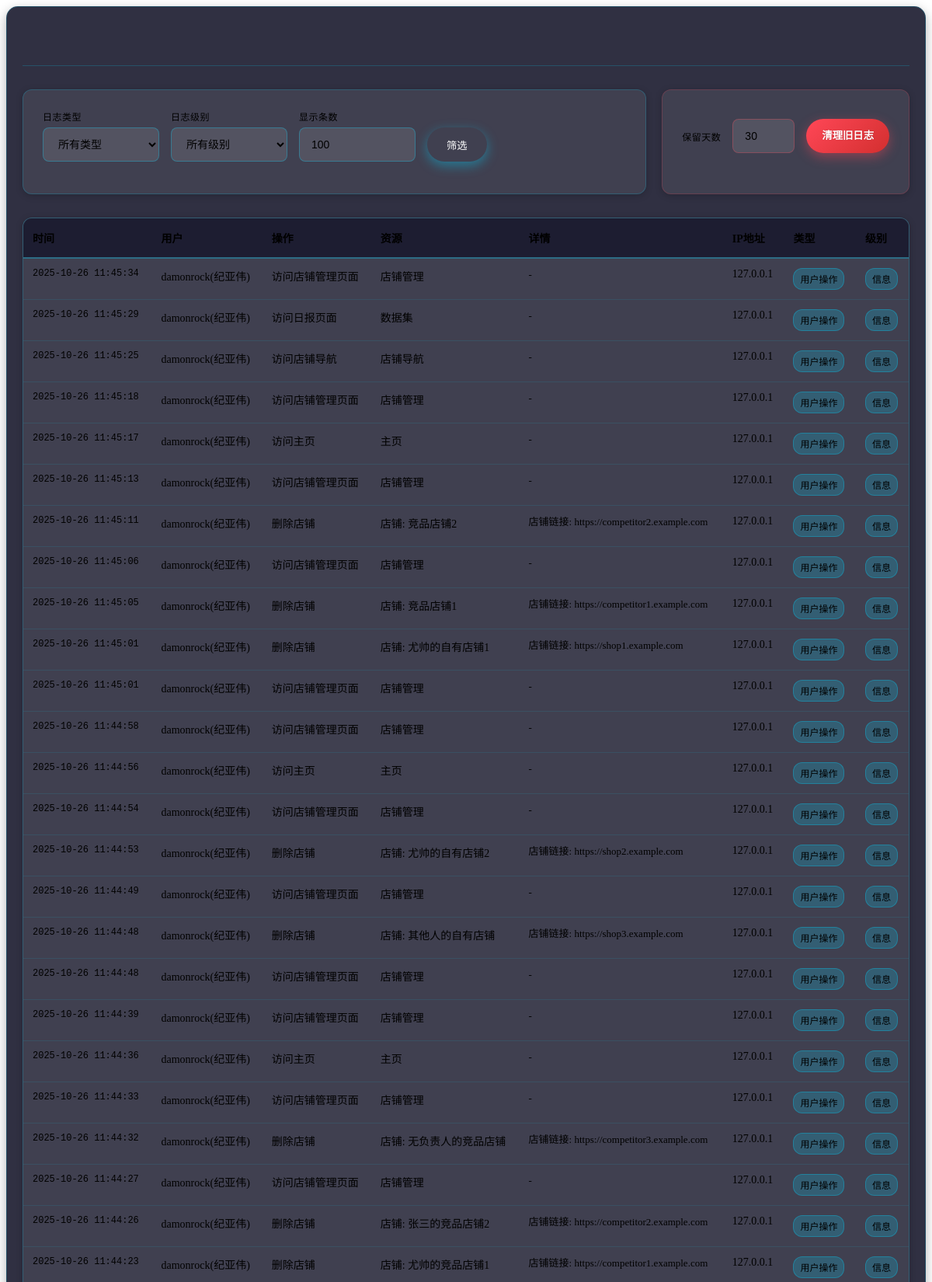
The page /admin/logs (signed in, upper part) on the database its author committed.
### tables this page shows
CREATE TABLE "logs" (
                id INTEGER PRIMARY KEY AUTOINCREMENT,
                timestamp DATETIME DEFAULT (datetime('now', '+8 hours')),
                user_id INTEGER,
                username VARCHAR(50),
                action VARCHAR(100) NOT NULL,
                resource VARCHAR(100),
                details TEXT,
                ip_address VARCHAR(45),
                user_agent TEXT,
                log_type VARCHAR(20) DEFAULT 'user',
                level VARCHAR(10) DEFAULT 'info',
                FOREIGN KEY (user_id) REFERENCES users (id)
            );

### routes/admin.py (the view)
@admin_bp.route('/logs')
@login_required
@admin_required
def view_logs():
    from core.database import get_logs
    log_type = request.args.get('type', '')
    level = request.args.get('level', '')
    limit = int(request.args.get('limit', 100))
    logs = get_logs(
        limit=limit,
        log_type=log_type if log_type else None,
        level=level if level else None
    )
    return render_template('admin/logs_embed.html', logs=logs,
                         current_type=log_type, current_level=level, limit=limit)

### app.py (called while the page is built)
@app.template_filter('beijing_time')
def beijing_time_filter(timestamp):
    if not timestamp:
        return ""
    if isinstance(timestamp, str):
        try:
            dt = datetime.strptime(timestamp, '%Y-%m-%d %H:%M:%S')
        except ValueError:
            return timestamp
    else:
        dt = timestamp
    return dt.strftime('%Y-%m-%d %H:%M:%S')

### core/auth.py (called while the page is built, shortened)
def is_logged_in():
    return 'username' in session

def login_required(f):
    from functools import wraps
    @wraps(f)
    def decorated_function(*args, **kwargs):
        if not is_logged_in():
            return redirect(url_for('auth.login', next=request.url))
        return f(*args, **kwargs)
    return decorated_function

def admin_required(f):
    from functools import wraps
    @wraps(f)
    def decorated_function(*args, **kwargs):
        if not is_logged_in():
            return redirect(url_for('auth.login', next=request.url))
        return f(*args, **kwargs)
    return decorated_function

### core/database.py (called while the page is built)
def get_logs(limit=100, log_type=None, level=None, user_id=None):
    conn = get_db_connection()
    cursor = conn.cursor()
    query = "SELECT * FROM logs WHERE 1=1"
    params = []
    if log_type:
        query += " AND log_type = ?"
        params.append(log_type)
    if level:
        query += " AND level = ?"
        params.append(level)
    if user_id:
        query += " AND user_id = ?"
        params.append(user_id)
    query += " ORDER BY timestamp DESC LIMIT ?"
    params.append(limit)
    try:
        cursor.execute(query, params)
        logs = cursor.fetchall()
        return logs
    except Exception as e:
        print(f"获取日志失败: {e}")
        return []
    finally:
        conn.close()

### core/database_config.py (called while the page is built)
def get_db_connection():
    conn = sqlite3.connect(DB_PATH)
    conn.execute(f"PRAGMA temp_store = 2")  # 使用临时内存存储
    conn.execute("PRAGMA journal_mode = WAL")  # 使用WAL模式提高并发性能
    def beijing_now():
        """返回当前北京时间"""
        return datetime.strftime(datetime.now(), '%Y-%m-%d %H:%M:%S')
    conn.create_function("beijing_now", 0, beijing_now)
    conn.row_factory = sqlite3.Row  # 使结果可以通过列名访问
    return conn

### templates/admin/logs_embed.html (shortened to what this page needs)
<div class="logs-management-embed">
    <div class="section-header">
        <h2> 系统日志</h2>
    </div>
    <div class="filter-clear-container">
        <div class="filter-card">
            <form id="log-filter-form" method="GET" class="filter-form">
                <div class="filter-group">
                    <label for="type">日志类型</label>
                    <select name="type" id="type">
                        <option value="">所有类型</option>
                    </select>
                </div>
                <div class="filter-group">
                    <label for="level">日志级别</label>
                    <select name="level" id="level">
                        <option value="">所有级别</option>
                    </select>
                </div>
                <div class="filter-group">
                    <label for="limit">显示条数</label>
                    <input type="number" name="limit" id="limit" value="{{ limit }}" min="10" max="1000" step="10" placeholder="显示条数">
                </div>
                <div class="filter-actions">
                    <button type="submit">筛选</button>
                </div>
            </form>
        </div>
        <div class="clear-logs-card">
            <form id="clear-logs-form" class="clear-logs-form" onsubmit="return confirm('确定要清理旧日志吗？此操作不可恢复！')">
                <label for="days">保留天数</label>
                <input type="number" name="days" value="30" min="1" max="365" title="保留天数">
                <button type="submit" class="clear-logs-btn">清理旧日志</button>
            </form>
        </div>
    </div>
    <div class="logs-table-container">
        <table class="logs-table">
            <thead>
                <tr>
                    <th>时间</th>
                    <th>用户</th>
                    <th>操作</th>
                    <th>资源</th>
                    <th>详情</th>
                    <th>IP地址</th>
                    <th>类型</th>
                    <th>级别</th>
                </tr>
            </thead>
            <tbody>
                {% for log in logs %}
                <tr>
                    <td class="timestamp">{{ log.timestamp | beijing_time }}</td>
                    <td>{{ log.username or '-' }}</td>
                    <td>{{ log.action }}</td>
                    <td>{{ log.resource or '-' }}</td>
                    <td class="log-details">{{ log.details or '-' }}</td>
                    <td>{{ log.ip_address or '-' }}</td>
                    <td>
                        <span class="log-type-badge log-type-{{ log.log_type }}">
                            {{ {
                                'user': '用户操作',
                                'system': '系统事件',
                                'security': '安全事件'
                            }.get(log.log_type, log.log_type) }}
                        </span>
                    </td>
                    <td>
                        <span class="log-level-badge log-level-{{ log.level }}">
                            {{ {
                                'debug': '调试',
                                'info': '信息',
                                'warning': '警告',
                                'error': '错误',
                                'critical': '严重'
                            }.get(log.level, log.level) }}
                        </span>
                    </td>
                </tr>
                {% endfor %}
            </tbody>
        </table>
    </div>
</div>

### rows shown on the page
logs: timestamp|beijing_time "2025-10-26 11:45:34", username "damonrock(纪亚伟)", action "访问店铺管理页面", resource "店铺管理", details "-", ip_address "127.0.0.1", log_type "用户操作", level "信息"
logs: timestamp|beijing_time "2025-10-26 11:45:29", username "damonrock(纪亚伟)", action "访问日报页面", resource "数据集", details "-", ip_address "127.0.0.1", log_type "用户操作", level "信息"
logs: timestamp|beijing_time "2025-10-26 11:45:25", username "damonrock(纪亚伟)", action "访问店铺导航", resource "店铺导航", details "-", ip_address "127.0.0.1", log_type "用户操作", level "信息"
logs: timestamp|beijing_time "2025-10-26 11:45:18", username "damonrock(纪亚伟)", action "访问店铺管理页面", resource "店铺管理", details "-", ip_address "127.0.0.1", log_type "用户操作", level "信息"
logs: timestamp|beijing_time "2025-10-26 11:45:17", username "damonrock(纪亚伟)", action "访问主页", resource "主页", details "-", ip_address "127.0.0.1", log_type "用户操作", level "信息"
logs: timestamp|beijing_time "2025-10-26 11:45:13", username "damonrock(纪亚伟)", action "访问店铺管理页面", resource "店铺管理", details "-", ip_address "127.0.0.1", log_type "用户操作", level "信息"
logs: timestamp|beijing_time "2025-10-26 11:45:11", username "damonrock(纪亚伟)", action "删除店铺", resource "店铺: 竞品店铺2", details "店铺链接: https://competitor2.example.com", ip_address "127.0.0.1", log_type "用户操作", level "信息"
logs: timestamp|beijing_time "2025-10-26 11:45:06", username "damonrock(纪亚伟)", action "访问店铺管理页面", resource "店铺管理", details "-", ip_address "127.0.0.1", log_type "用户操作", level "信息"
logs: timestamp|beijing_time "2025-10-26 11:45:05", username "damonrock(纪亚伟)", action "删除店铺", resource "店铺: 竞品店铺1", details "店铺链接: https://competitor1.example.com", ip_address "127.0.0.1", log_type "用户操作", level "信息"
logs: timestamp|beijing_time "2025-10-26 11:45:01", username "damonrock(纪亚伟)", action "删除店铺", resource "店铺: 尤帅的自有店铺1", details "店铺链接: https://shop1.example.com", ip_address "127.0.0.1", log_type "用户操作", level "信息"
logs: timestamp|beijing_time "2025-10-26 11:45:01", username "damonrock(纪亚伟)", action "访问店铺管理页面", resource "店铺管理", details "-", ip_address "127.0.0.1", log_type "用户操作", level "信息"
logs: timestamp|beijing_time "2025-10-26 11:44:58", username "damonrock(纪亚伟)", action "访问店铺管理页面", resource "店铺管理", details "-", ip_address "127.0.0.1", log_type "用户操作", level "信息"
logs: timestamp|beijing_time "2025-10-26 11:44:56", username "damonrock(纪亚伟)", action "访问主页", resource "主页", details "-", ip_address "127.0.0.1", log_type "用户操作", level "信息"
logs: timestamp|beijing_time "2025-10-26 11:44:54", username "damonrock(纪亚伟)", action "访问店铺管理页面", resource "店铺管理", details "-", ip_address "127.0.0.1", log_type "用户操作", level "信息"
logs: timestamp|beijing_time "2025-10-26 11:44:53", username "damonrock(纪亚伟)", action "删除店铺", resource "店铺: 尤帅的自有店铺2", details "店铺链接: https://shop2.example.com", ip_address "127.0.0.1", log_type "用户操作", level "信息"
logs: timestamp|beijing_time "2025-10-26 11:44:49", username "damonrock(纪亚伟)", action "访问店铺管理页面", resource "店铺管理", details "-", ip_address "127.0.0.1", log_type "用户操作", level "信息"
logs: timestamp|beijing_time "2025-10-26 11:44:48", username "damonrock(纪亚伟)", action "删除店铺", resource "店铺: 其他人的自有店铺", details "店铺链接: https://shop3.example.com", ip_address "127.0.0.1", log_type "用户操作", level "信息"
logs: timestamp|beijing_time "2025-10-26 11:44:48", username "damonrock(纪亚伟)", action "访问店铺管理页面", resource "店铺管理", details "-", ip_address "127.0.0.1", log_type "用户操作", level "信息"
logs: timestamp|beijing_time "2025-10-26 11:44:39", username "damonrock(纪亚伟)", action "访问店铺管理页面", resource "店铺管理", details "-", ip_address "127.0.0.1", log_type "用户操作", level "信息"
logs: timestamp|beijing_time "2025-10-26 11:44:36", username "damonrock(纪亚伟)", action "访问主页", resource "主页", details "-", ip_address "127.0.0.1", log_type "用户操作", level "信息"
logs: timestamp|beijing_time "2025-10-26 11:44:33", username "damonrock(纪亚伟)", action "访问店铺管理页面", resource "店铺管理", details "-", ip_address "127.0.0.1", log_type "用户操作", level "信息"
logs: timestamp|beijing_time "2025-10-26 11:44:32", username "damonrock(纪亚伟)", action "删除店铺", resource "店铺: 无负责人的竞品店铺", details "店铺链接: https://competitor3.example.com", ip_address "127.0.0.1", log_type "用户操作", level "信息"
logs: timestamp|beijing_time "2025-10-26 11:44:27", username "damonrock(纪亚伟)", action "访问店铺管理页面", resource "店铺管理", details "-", ip_address "127.0.0.1", log_type "用户操作", level "信息"
logs: timestamp|beijing_time "2025-10-26 11:44:26", username "damonrock(纪亚伟)", action "删除店铺", resource "店铺: 张三的竞品店铺2", details "店铺链接: https://competitor2.example.com", ip_address "127.0.0.1", log_type "用户操作", level "信息"
logs: timestamp|beijing_time "2025-10-26 11:44:23", username "damonrock(纪亚伟)", action "删除店铺", resource "店铺: 尤帅的竞品店铺1", details "店铺链接: https://competitor1.example.com", ip_address "127.0.0.1", log_type "用户操作", level "信息"
